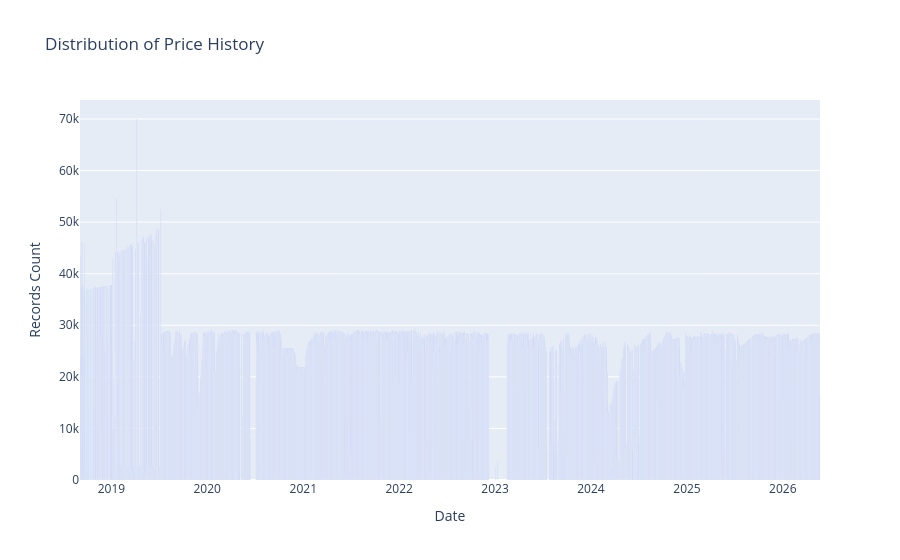

The notebook cell this image was saved under:
### Markdown cell above
## This is historical data from the `pricehistory` Mongo collection.  This is updated via the `updatepricehistory.py` script.

### Code cell
# https://plot.ly/python/bar-charts/

data = [Bar(
        x=grouped_df['date'],
        y=grouped_df['count']
    )]

layout = Layout(
        title='Distribution of Price History',
        xaxis=dict(
            title='Date'
        ),
        yaxis=dict(
            title='Records Count'
        )
    )

fig = Figure(data=data, layout=layout)

iplot(fig)

### Figure 1 — Plotly figure (JSON) as saved in the notebook; plotly's stock layout.template omitted (floating-point values rounded to 4 significant figures; data arrays with more than 128 entries replaced by an {"elided": "..."} marker saying what was removed)
{"data": [{"type": "bar", "x": {"elided": "2593 str values"}, "y": {"elided": "2593 int values"}}], "layout": {"title": {"text": "Distribution of Price History"}, "xaxis": {"title": {"text": "Date"}}, "yaxis": {"title": {"text": "Records Count"}}}}
